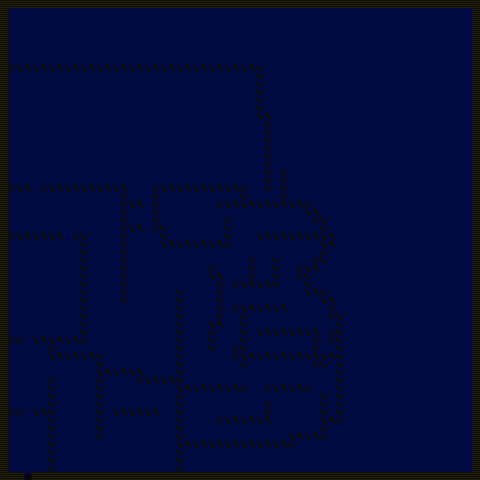

This game map was drawn from its Tiled (.tmx) file and the tilesets committed beside it. A one-line description and the trimmed map source follow:
An orthogonal 60x60 tile map with 8x8 px tiles, 3 tile layers (Ground, Objects, Objects2) and 104 objects (2x 1, 2x 2, 2x 3, 2x 4, 2x 5, ...).

<map version="1.10" tiledversion="1.10.1" orientation="orthogonal" renderorder="right-down" width="60" height="60" tilewidth="8" tileheight="8" infinite="0" nextlayerid="12" nextobjectid="125">
 <editorsettings>
  <export target="map1.lua" format="lua" />
 </editorsettings>
 <tileset firstgid="1" name="tiles" tilewidth="8" tileheight="8" spacing="1" tilecount="68" columns="17">
  <image source="../images/tiles.png" width="152" height="35" />
 </tileset>
 <layer id="1" name="Ground" width="60" height="60">
  <data>[3600 cells, 3600 non-empty, 4 distinct tile ids]</data>
 </layer>
 <layer id="2" name="Objects" width="60" height="60">
  <data>[3600 cells, 0 non-empty, 0 distinct tile ids]</data>
 </layer>
 <layer id="3" name="Objects2" width="60" height="60">
  <data>[3600 cells, 1 non-empty, 1 distinct tile ids]</data>
 </layer>
 <objectgroup id="4" name="Walls">
  <object id="4" x="0" y="0" width="8" height="480" />
  <object id="5" x="0" y="472" width="480" height="8" />
  <object id="6" x="472" y="0" width="8" height="472" />
  <object id="7" x="0" y="0" width="480" height="8" />
  <object id="46" x="8" y="64" width="256" height="8" />
  <object id="47" x="256" y="72" width="8" height="48" />
  <object id="48" x="264" y="112" width="8" height="80" />
  <object id="49" x="280" y="168" width="8" height="32" />
  <object id="51" x="8" y="184" width="24" height="8" />
  <object id="52" x="40" y="184" width="88" height="8" />
  <object id="53" x="120" y="192" width="8" height="112" />
  <object id="54" x="128" y="224" width="16" height="8" />
  <object id="55" x="128" y="200" width="16" height="8" />
  <object id="56" x="8" y="232" width="56" height="8" />
  <object id="57" x="72" y="232" width="16" height="8" />
  <object id="58" x="80" y="240" width="8" height="104" />
  <object id="60" x="32" y="336" width="48" height="8" />
  <object id="61" x="8" y="336" width="16" height="8" />
  <object id="62" x="48" y="344" width="8" height="16" />
  <object id="63" x="56" y="352" width="48" height="8" />
  <object id="64" x="96" y="360" width="8" height="80" />
  <object id="65" x="48" y="376" width="8" height="96" />
  <object id="66" x="8" y="408" width="16" height="8" />
  <object id="67" x="32" y="408" width="16" height="8" />
  <object id="68" x="112" y="408" width="48" height="8" />
  <object id="69" x="104" y="368" width="40" height="8" />
  <object id="70" x="136" y="376" width="40" height="8" />
  <object id="71" x="176" y="288" width="8" height="184" />
  <object id="72" x="184" y="440" width="112" height="8" />
  <object id="73" x="152" y="184" width="96" height="8" />
  <object id="74" x="152" y="192" width="8" height="40" />
  <object id="76" x="216" y="200" width="96" height="8" />
  <object id="77" x="160" y="224" width="8" height="24" />
  <object id="78" x="168" y="240" width="64" height="8" />
  <object id="79" x="224" y="216" width="8" height="24" />
  <object id="81" x="256" y="232" width="80" height="8" />
  <object id="82" x="240" y="192" width="8" height="8" />
  <object id="83" x="320" y="240" width="16" height="8" />
  <object id="84" x="304" y="208" width="16" height="8" />
  <object id="85" x="312" y="216" width="16" height="8" />
  <object id="87" x="320" y="224" width="8" height="8" />
  <object id="88" x="320" y="248" width="8" height="16" />
  <object id="89" x="312" y="256" width="8" height="16" />
  <object id="90" x="296" y="264" width="16" height="16" />
  <object id="91" x="304" y="280" width="8" height="16" />
  <object id="92" x="312" y="288" width="16" height="8" />
  <object id="93" x="320" y="296" width="16" height="8" />
  <object id="95" x="328" y="304" width="8" height="16" />
  <object id="96" x="336" y="320" width="8" height="104" />
  <object id="97" x="328" y="328" width="8" height="16" />
  <object id="98" x="312" y="328" width="8" height="40" />
  <object id="99" x="320" y="352" width="8" height="16" />
  <object id="100" x="328" y="352" width="8" height="8" />
  <object id="102" x="336" y="312" width="8" height="8" />
  <object id="103" x="208" y="264" width="8" height="16" />
  <object id="104" x="216" y="272" width="8" height="56" />
  <object id="105" x="208" y="320" width="8" height="32" />
  <object id="107" x="248" y="256" width="8" height="24" />
  <object id="108" x="272" y="256" width="8" height="24" />
  <object id="110" x="232" y="280" width="48" height="8" />
  <object id="111" x="232" y="304" width="56" height="8" />
  <object id="112" x="240" y="312" width="8" height="56" />
  <object id="113" x="232" y="344" width="8" height="16" />
  <object id="114" x="256" y="328" width="56" height="8" />
  <object id="115" x="248" y="352" width="64" height="8" />
  <object id="116" x="184" y="384" width="64" height="8" />
  <object id="117" x="216" y="416" width="56" height="8" />
  <object id="118" x="264" y="400" width="8" height="16" />
  <object id="119" x="264" y="384" width="48" height="8" />
  <object id="120" x="320" y="392" width="8" height="48" />
  <object id="123" x="288" y="432" width="32" height="8" />
  <object id="124" x="328" y="416" width="8" height="8" />
 </objectgroup>
 <objectgroup id="8" name="Sorcerers" visible="0">
  <object id="41" x="96" y="112" width="8" height="8" />
 </objectgroup>
 <objectgroup id="9" name="Warriors" visible="0">
  <object id="26" x="160" y="296" width="8" height="8" />
  <object id="34" x="184" y="216" width="8" height="8" />
  <object id="35" x="328" y="344" width="8" height="8" />
  <object id="45" x="152" y="120" width="8" height="8" />
 </objectgroup>
 <objectgroup id="5" name="Bats">
  <object id="13" x="144" y="432" width="8" height="8" />
  <object id="17" x="32" y="264" width="8" height="8" />
  <object id="18" x="48" y="264" width="8" height="8" />
  <object id="19" x="40" y="264" width="8" height="8" />
  <object id="27" x="128" y="288" width="8" height="8" />
  <object id="33" x="248" y="384" width="8" height="8" />
  <object id="36" x="192" y="312" width="8" height="8" />
  <object id="37" x="256" y="272" width="8" height="8" />
  <object id="38" x="264" y="344" width="8" height="8" />
  <object id="42" x="16" y="136" width="8" height="8" />
  <object id="43" x="232" y="80" width="8" height="8" />
 </objectgroup>
 <objectgroup id="6" name="Levers" visible="0">
  <object id="9" name="1" x="32" y="432" width="8" height="8" />
  <object id="11" name="2" x="128" y="392" width="8" height="8" />
  <object id="25" name="3" x="8" y="176" width="8" height="8" />
  <object id="28" name="4" x="184" y="392" width="8" height="8" />
  <object id="32" name="5" x="232" y="192" width="8" height="8" />
  <object id="40" name="6" x="8" y="72" width="8" height="8" />
 </objectgroup>
 <objectgroup id="7" name="Doors">
  <object id="8" name="1" x="24" y="408" width="8" height="8" />
  <object id="10" name="2" x="24" y="336" width="8" height="8" />
  <object id="24" name="3" x="32" y="184" width="8" height="8" />
  <object id="30" name="4" x="144" y="224" width="8" height="8" />
  <object id="31" name="5" x="144" y="200" width="8" height="8" />
  <object id="39" name="6" x="272" y="168" width="8" height="8" />
 </objectgroup>
 <objectgroup id="10" name="Tutorials" visible="0">
  <object id="14" name="move" x="8" y="416" width="40" height="56" />
  <object id="16" name="fight" x="56" y="360" width="40" height="112" />
  <object id="20" name="spells" x="8" y="240" width="72" height="96" />
  <object id="23" name="rest" x="88" y="192" width="32" height="160" />
 </objectgroup>
</map>
